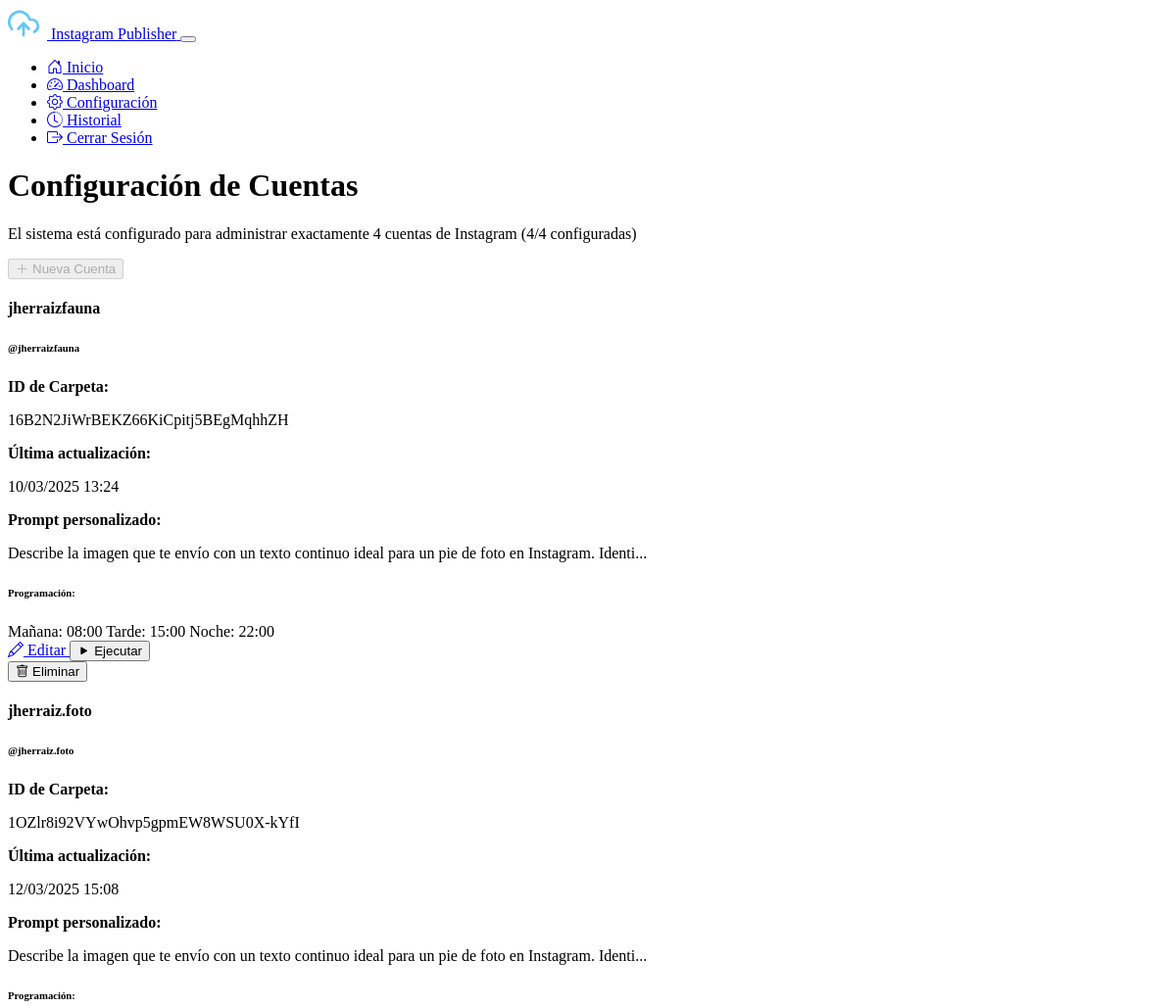
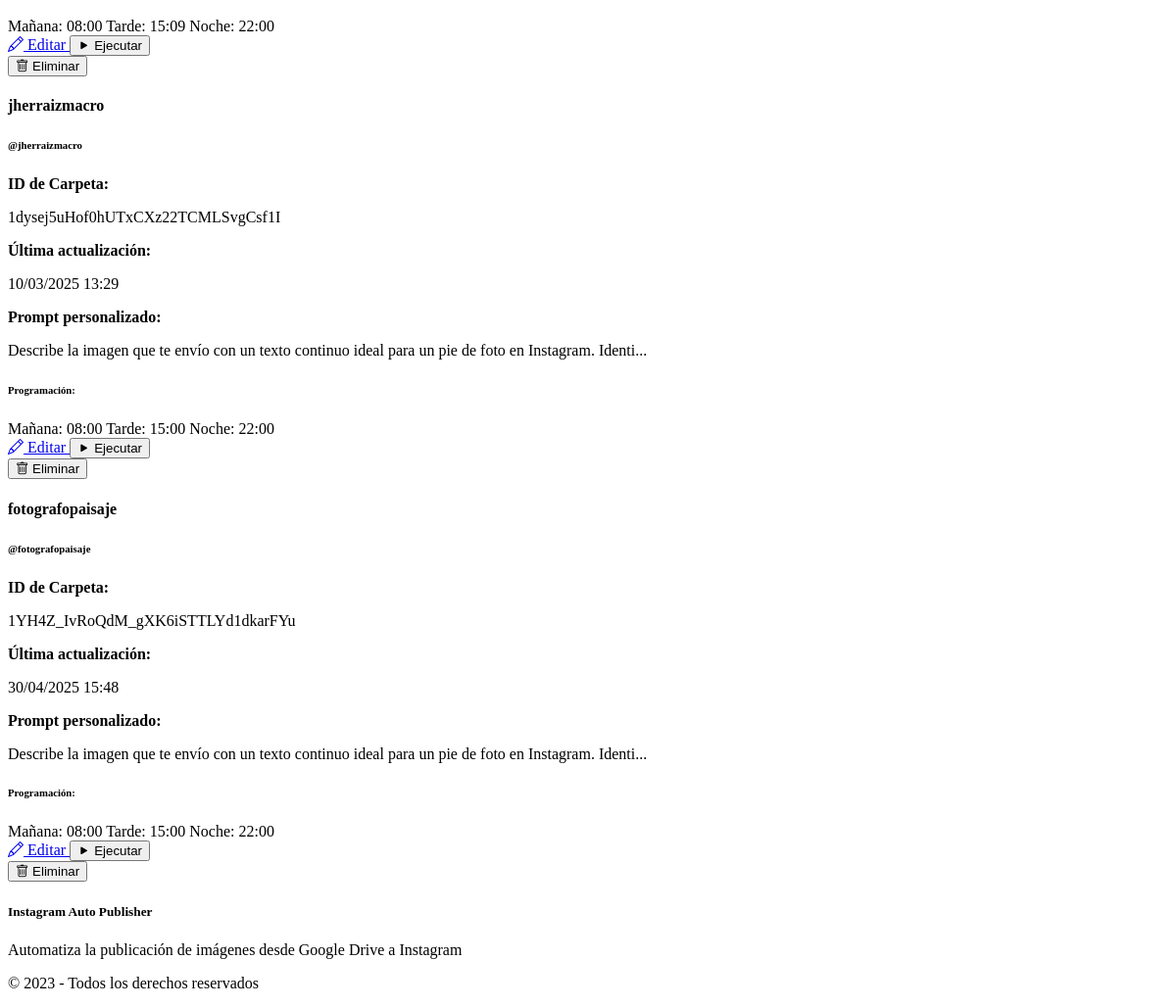
Screenshot of /config (signed in) with the database file from the repository (2 pictures, top to bottom).
### models.py (models this page shows)
class Account(db.Model):
    id = db.Column(db.Integer, primary_key=True)
    name = db.Column(db.String(100), nullable=False)
    instagram_username = db.Column(db.String(100), nullable=False)
    instagram_password = db.Column(db.String(100), nullable=False)
    google_credentials = db.Column(db.Text)
    folder_id = db.Column(db.String(100))
    gemini_api_key = db.Column(db.String(100))
    created_at = db.Column(db.DateTime, default=datetime.utcnow)
    updated_at = db.Column(db.DateTime, default=datetime.utcnow, onupdate=datetime.utcnow)
    publications = db.relationship('PublicationHistory', backref='account', lazy=True)
    gemini_prompt = db.Column(db.Text, default="Describe la imagen que te envío con un texto continuo ideal para un pie de foto en Instagram. Identifica la especie del ave y proporciona detalles sobre su aspecto, hábitat y distribución, manteniendo un tono natural, atractivo y animado. Incluye emojis y hashtags adecuados para resaltar la belleza de la naturaleza y la fotografía de aves. Con enfoque en la fotografía. Responde únicamente con el texto solicitado, sin añadir introducciones ni comentarios adicionales.")
    morning_post = db.Column(db.Boolean, default=True)
    morning_time = db.Column(db.String(5), default="08:00")
    afternoon_post = db.Column(db.Boolean, default=True)
    afternoon_time = db.Column(db.String(5), default="15:00")
    evening_post = db.Column(db.Boolean, default=True)
    evening_time = db.Column(db.String(5), default="22:00")

### app.py (the view)
@app.route('/config', methods=['GET', 'POST'])
@login_required
def config():
    accounts = Account.query.all()
    account_count = len(accounts)
    can_add_more = account_count < 4
    return render_template('config.html', accounts=accounts, can_add_more=can_add_more, account_count=account_count)

### app.py (called while the page is built)
@login_manager.user_loader
def load_user(user_id):
    return User.query.get(int(user_id))

### templates/config.html (shortened to what this page needs)
{% extends 'base.html' %}
{% block content %}
<div class="container">
    <div class="d-flex justify-content-between align-items-center mb-4">
        <div>
            <h1>Configuración de Cuentas</h1>
            <p class="text-muted">El sistema está configurado para administrar exactamente 4 cuentas de Instagram ({{ account_count }}/4 configuradas)</p>
        </div>
        {% if can_add_more %}
        <a href="{{ url_for('new_account') }}" class="btn btn-primary">
            <i class="bi bi-plus-lg"></i> Nueva Cuenta
        </a>
        {% else %}
        <button class="btn btn-secondary" disabled title="Has alcanzado el límite de 4 cuentas">
            <i class="bi bi-plus-lg"></i> Nueva Cuenta
        </button>
        {% endif %}
    </div>
    {% if form %}
    <div class="card mb-4">
        <div class="card-header bg-primary bg-opacity-25">
            {% if edit_mode %}
            <h4>Editar Cuenta: {{ account.name }}</h4>
            {% else %}
            <h4>Nueva Cuenta</h4>
            {% endif %}
        </div>
        <div class="card-body">
            <form method="post">
                {{ form.hidden_tag() }}
                <div class="row mb-3">
                    <div class="col-md-6">
                        <div class="mb-3">
                            {{ form.name.label(class="form-label") }}
                            {{ form.name(class="form-control") }}
                            {% if form.name.errors %}
                            <div class="text-danger small">
                                {% for error in form.name.errors %}
                                {{ error }}
                                {% endfor %}
                            </div>
                            {% endif %}
                        </div>
                        <div class="mb-3">
                            {{ form.instagram_username.label(class="form-label") }}
                            {{ form.instagram_username(class="form-control") }}
                            {% if form.instagram_username.errors %}
                            <div class="text-danger small">
                                {% for error in form.instagram_username.errors %}
                                {{ error }}
                                {% endfor %}
                            </div>
                            {% endif %}
                        </div>
                        <div class="mb-3 password-container">
                            {{ form.instagram_password.label(class="form-label") }}
                            {{ form.instagram_password(class="form-control", type="password", id="instagram_password") }}
                            <button type="button" class="toggle-password" data-target="instagram_password">
                                <i class="bi bi-eye"></i>
                            </button>
                            {% if form.instagram_password.errors %}
                            <div class="text-danger small">
                                {% for error in form.instagram_password.errors %}
                                {{ error }}
                                {% endfor %}
                            </div>
                            {% endif %}
                        </div>
                    </div>
                    <div class="col-md-6">
                        <div class="mb-3">
                            {{ form.folder_id.label(class="form-label") }}
                            <div class="input-group">
                                {{ form.folder_id(class="form-control") }}
                                <span class="input-group-text" data-bs-toggle="tooltip" title="ID de la carpeta de Google Drive donde se encuentran las imágenes">
                                    <i class="bi bi-question-circle"></i>
                                </span>
                            </div>
                            {% if form.folder_id.errors %}
                            <div class="text-danger small">
                                {% for error in form.folder_id.errors %}
                                {{ error }}
                                {% endfor %}
                            </div>
                            {% endif %}
                        </div>
                        <div class="mb-3">
                            {{ form.gemini_api_key.label(class="form-label") }}
                            <div class="input-group">
                                {{ form.gemini_api_key(class="form-control", type="password", id="gemini_api_key") }}
                                <button type="button" class="toggle-password input-group-text" data-target="gemini_api_key">
                                    <i class="bi bi-eye"></i>
                                </button>
                            </div>
                            {% if form.gemini_api_key.errors %}
                            <div class="text-danger small">
                                {% for error in form.gemini_api_key.errors %}
                                {{ error }}
                                {% endfor %}
                            </div>
                            {% endif %}
                        </div>
                        <div class="mb-3">
                            {{ form.google_credentials.label(class="form-label") }}
                            <div class="input-group">
                                {{ form.google_credentials(class="form-control", rows="3") }}
                                <span class="input-group-text" data-bs-toggle="tooltip" title="JSON de credenciales de Google codificado en Base64">
                                    <i class="bi bi-question-circle"></i>
                                </span>
                            </div>
                            {% if form.google_credentials.errors %}
                            <div class="text-danger small">
                                {% for error in form.google_credentials.errors %}
                                {{ error }}
                                {% endfor %}
                            </div>
                            {% endif %}
                        </div>
                        <div class="mb-3">
                            {{ form.gemini_prompt.label(class="form-label") }}
                            <div class="input-group">
                                {{ form.gemini_prompt(class="form-control", rows="5") }}
                                <span class="input-group-text" data-bs-toggle="tooltip" title="Prompt personalizado para generar descripciones de imágenes con Gemini AI">
                                    <i class="bi bi-question-circle"></i>
                                </span>
                            </div>
                            {% if form.gemini_prompt.errors %}
                            <div class="text-danger small">
                                {% for error in form.gemini_prompt.errors %}
                                {{ error }}
                                {% endfor %}
                            </div>
                            {% endif %}
                            <div class="form-text small text-muted">
                                Personaliza el prompt para generar descripciones que se adapten al estilo de esta cuenta.
                            </div>
                        </div>
                    </div>
                </div>
                <h5 class="mt-4 mb-3">Programación de publicaciones</h5>
                <div class="row">
                    <div class="col-md-4">
                        <div class="card mb-3">
                            <div class="card-body">
                                <h6 class="card-title">Mañana</h6>
                                <div class="mb-2 form-check">
                                    {{ form.morning_post(class="form-check-input schedule-toggle", data_target="morning_time") }}
                                    {{ form.morning_post.label(class="form-check-label") }}
                                </div>
                                <div class="mb-2">
                                    <label class="form-label">Hora</label>
                                    {{ form.morning_time(class="form-control", id="morning_time") }}
                                </div>
                            </div>
                        </div>
                    </div>
                    <div class="col-md-4">
                        <div class="card mb-3">
                            <div class="card-body">
                                <h6 class="card-title">Tarde</h6>
                                <div class="mb-2 form-check">
                                    {{ form.afternoon_post(class="form-check-input schedule-toggle", data_target="afternoon_time") }}
                                    {{ form.afternoon_post.label(class="form-check-label") }}
                                </div>
                                <div class="mb-2">
                                    <label class="form-label">Hora</label>
                                    {{ form.afternoon_time(class="form-control", id="afternoon_time") }}
                                </div>
                            </div>
                        </div>
                    </div>
                    <div class="col-md-4">
                        <div class="card mb-3">
                            <div class="card-body">
                                <h6 class="card-title">Noche</h6>
                                <div class="mb-2 form-check">
                                    {{ form.evening_post(class="form-check-input schedule-toggle", data_target="evening_time") }}
                                    {{ form.evening_post.label(class="form-check-label") }}
                                </div>
                                <div class="mb-2">
                                    <label class="form-label">Hora</label>
                                    {{ form.evening_time(class="form-control", id="evening_time") }}
                                </div>
                            </div>
                        </div>
                    </div>
                </div>
                <div class="d-flex mt-4">
                    {{ form.submit(class="btn btn-primary me-2") }}
                    {% if edit_mode %}
                    <a href="{{ url_for('config') }}" class="btn btn-secondary">Cancelar</a>
                    {% endif %}
                </div>
            </form>
        </div>
    </div>
    {% else %}
    {% if accounts %}
    <div class="row g-4">
        {% for account in accounts %}
        <div class="col-md-6">
            <div class="card h-100 account-card">
                <div class="card-body">
                    <h4 class="card-title">{{ account.name }}</h4>
                    <h6 class="card-subtitle mb-3 text-muted">@{{ account.instagram_username }}</h6>
                    <div class="row mb-3">
                        <div class="col-md-6">
                            <p class="mb-1"><strong>ID de Carpeta:</strong></p>
                            <p class="text-muted small">{{ account.folder_id }}</p>
                        </div>
                        <div class="col-md-6">
                            <p class="mb-1"><strong>Última actualización:</strong></p>
                            <p class="text-muted small">{{ account.updated_at.strftime('%d/%m/%Y %H:%M') }}</p>
                        </div>
                    </div>
                    <div class="row mb-3">
                        <div class="col-12">
                            <p class="mb-1"><strong>Prompt personalizado:</strong></p>
                            <p class="text-muted small">
                                {% if account.gemini_prompt and account.gemini_prompt|length > 100 %}
                                {{ account.gemini_prompt[:100] }}...
                                {% elif account.gemini_prompt %}
                                {{ account.gemini_prompt }}
                                {% else %}
                                <em>Usando prompt predeterminado</em>
                                {% endif %}
                            </p>
                        </div>
                    </div>
                    <h6 class="mb-2">Programación:</h6>
                    <div class="d-flex flex-wrap mb-3">
                        {% if account.morning_post %}
                        <span class="badge bg-info me-2 mb-1">Mañana: {{ account.morning_time }}</span>
                        {% endif %}
                        {% if account.afternoon_post %}
                        <span class="badge bg-info me-2 mb-1">Tarde: {{ account.afternoon_time }}</span>
                        {% endif %}
                        {% if account.evening_post %}
                        <span class="badge bg-info me-2 mb-1">Noche: {{ account.evening_time }}</span>
                        {% endif %}
                    </div>
                    <div class="d-flex mt-3">
                        <a href="{{ url_for('edit_account', account_id=account.id) }}" class="btn btn-sm btn-outline-primary me-2">
                            <i class="bi bi-pencil"></i> Editar
                        </a>
                        <button type="button" class="btn btn-sm btn-outline-success me-2 run-script" data-account-id="{{ account.id }}">
                            <span class="button-text"><i class="bi bi-play-fill"></i> Ejecutar</span>
                        </button>
                        <form action="{{ url_for('delete_account', account_id=account.id) }}" method="post" class="d-inline">
                            <button type="submit" class="btn btn-sm btn-outline-danger delete-account">
                                <i class="bi bi-trash"></i> Eliminar
                            </button>
                        </form>
                    </div>
                </div>
            </div>
        </div>
        {% endfor %}
    </div>
    {% else %}
    <div class="alert alert-info">
        <h5>No hay cuentas configuradas</h5>
        <p>Agrega una nueva cuenta para comenzar a usar el servicio.</p>
    </div>
    {% endif %}
    {% endif %}
</div>
{% endblock %}

### static/css/custom.css (style rules this page uses)
.account-card { border-left: 4px solid var(--bs-info); transition: all 0.2s ease-in-out; }

### rows the page displays
Account: name "jherraizfauna", instagram_username "jherraizfauna", folder_id "16B2N2JiWrBEKZ66KiCpitj5BEgMqhhZH", updated_at "10/03/2025 13:24", gemini_prompt "Describe la imagen que te envío con un texto continuo ideal para un pie de foto en Instagram. Identi", morning_time "08:00", afternoon_time "15:00", evening_time "22:00"
Account: name "jherraiz.foto", instagram_username "jherraiz.foto", folder_id "1OZlr8i92VYwOhvp5gpmEW8WSU0X-kYfI", updated_at "12/03/2025 15:08", gemini_prompt "Describe la imagen que te envío con un texto continuo ideal para un pie de foto en Instagram. Identi", morning_time "08:00", afternoon_time "15:09", evening_time "22:00"
Account: name "jherraizmacro", instagram_username "jherraizmacro", folder_id "1dysej5uHof0hUTxCXz22TCMLSvgCsf1I", updated_at "10/03/2025 13:29", gemini_prompt "Describe la imagen que te envío con un texto continuo ideal para un pie de foto en Instagram. Identi", morning_time "08:00", afternoon_time "15:00", evening_time "22:00"
Account: name "fotografopaisaje", instagram_username "fotografopaisaje", folder_id "1YH4Z_IvRoQdM_gXK6iSTTLYd1dkarFYu", updated_at "30/04/2025 15:48", gemini_prompt "Describe la imagen que te envío con un texto continuo ideal para un pie de foto en Instagram. Identi", morning_time "08:00", afternoon_time "15:00", evening_time "22:00"

### other values shown
{{ account_count }} "4"
